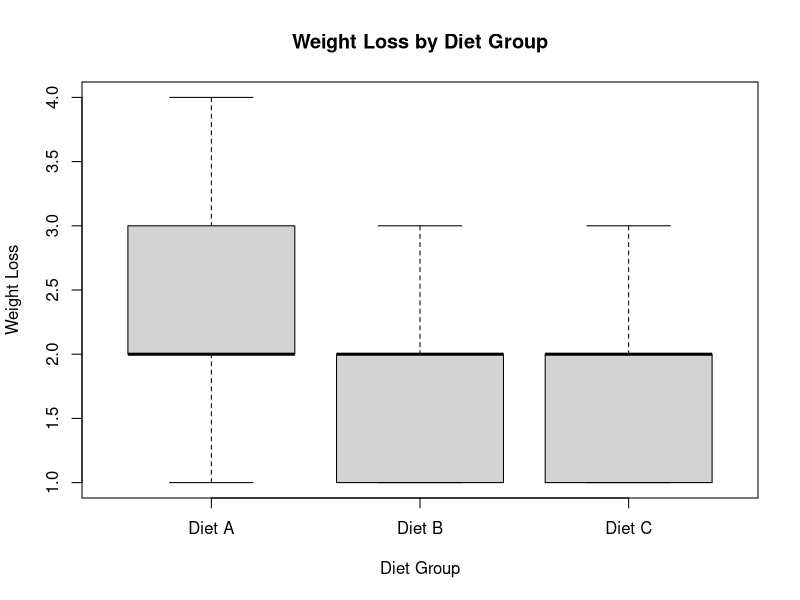

R code for this plot: (Note: this script raises an error after producing the figure.)
## ---- chunk 1
knitr::opts_chunk$set(echo = TRUE)
## ---- chunk 2
# Data
diet_a <- c(2, 3, 1, 4, 2, 3, 3, 2, 1, 3, 2, 4, 1, 2, 3)
diet_b <- c(1, 2, 3, 1, 2, 3, 2, 1, 2, 1, 2)
diet_c <- c(3, 2, 1, 3, 2, 1, 2, 1, 2, 1, 3, 2, 1)

# Combine data into a single vector
weight_loss <- c(diet_a, diet_b, diet_c)

# Group labels
groups <- factor(rep(c("Diet A", "Diet B", "Diet C"), times = c(length(diet_a), length(diet_b), length(diet_c))))
## ---- chunk 3
# Boxplot
boxplot(weight_loss ~ groups, main = "Weight Loss by Diet Group", xlab = "Diet Group", ylab = "Weight Loss")
## ---- chunk 4
# One-way ANOVA
anova_result <- aov(weight_loss ~ groups)

# Summary of the ANOVA
anova_summary <- summary(anova_result)
## ---- chunk 5
# Extract F-statistic and p-value
f_statistic <- anova_summary[[1]][[1]]
p_value <- anova_summary[[1]][[5]]

# Set significance level
alpha <- 0.05

# Calculate critical value
critical_value <- qf(1 - alpha, df1 = anova_summary[[1]][[1]][[1]], df2 = anova_summary[[1]][[1]][[2]])

# Compare calculated F-statistic with critical value
if (f_statistic > critical_value) {
  decision <- "Reject H0"
} else {
  decision <- "Fail to reject H0"
}

# Print results
cat("F-statistic:", f_statistic, "\n")
cat("p-value:", p_value, "\n")
cat("Critical value:", critical_value, "\n")
cat("Decision:", decision, "\n")
## ---- chunk 6
# Print results
cat("p-value:", p_value, "\n")

# Compare p-value with significance level
if (p_value < alpha) {
  decision <- "Reject H0"
} else {
  decision <- "Fail to reject H0"
}

# Print decision
cat("Decision:", decision, "\n")
